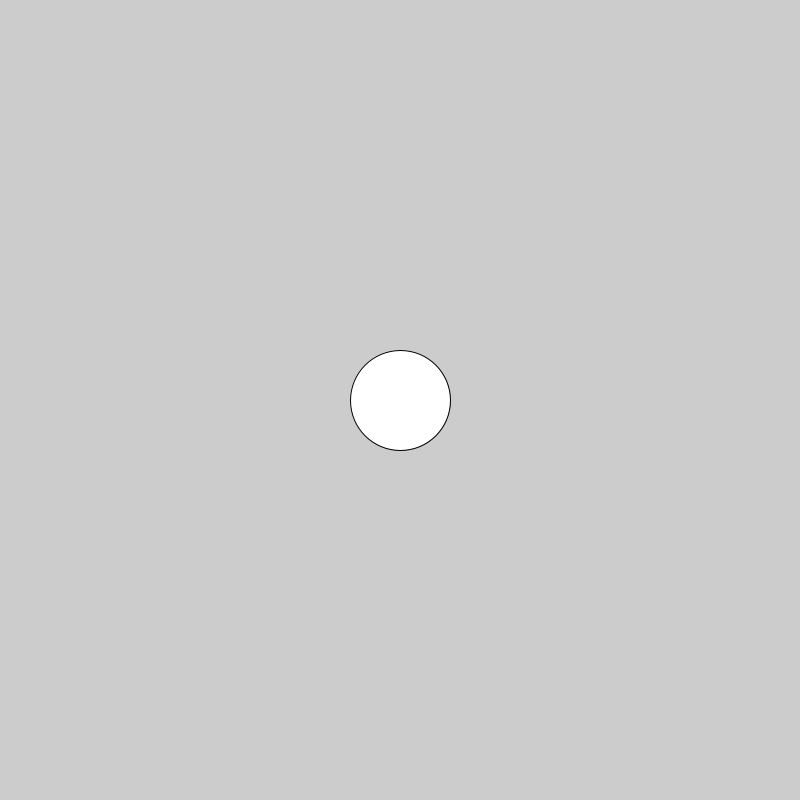
Frame 1 (no input)
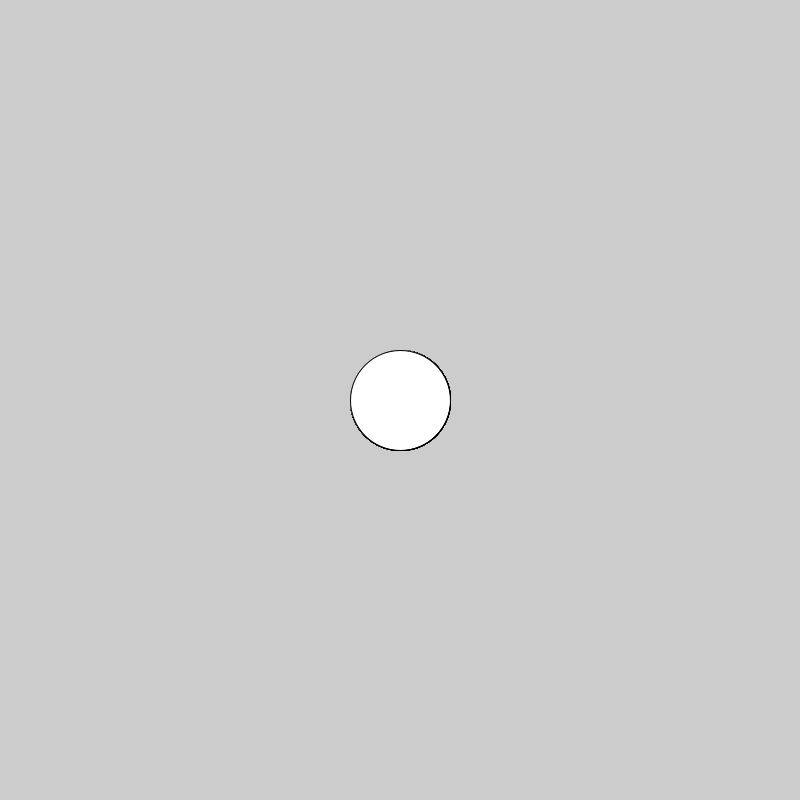
Frame 60 (the mouse pressed at the canvas centre just before this capture)
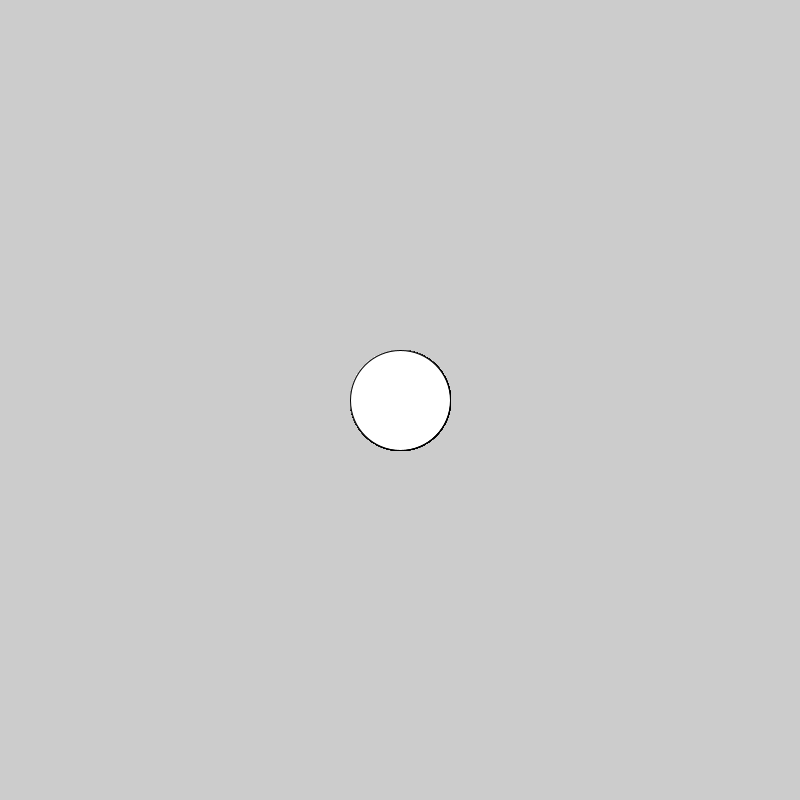
Frame 120 (the mouse held since frame 60 and released just before this capture)

The Processing sketch that drew these frames (run headless with seeded random() and noise(); from frame 60 on, the mouse is pressed at the canvas centre):

// Processing sketch: CCW_step1_DrawTheBall
// ── CCW_step1_DrawTheBall.pde
float ball_diameter = 100;
PVector ball_position;

void setup(){
  size(800, 800);
  
  ball_position = new PVector(width/2, height/2);
}

void draw(){
  
  circle(ball_position.x, ball_position.y, ball_diameter);
}
